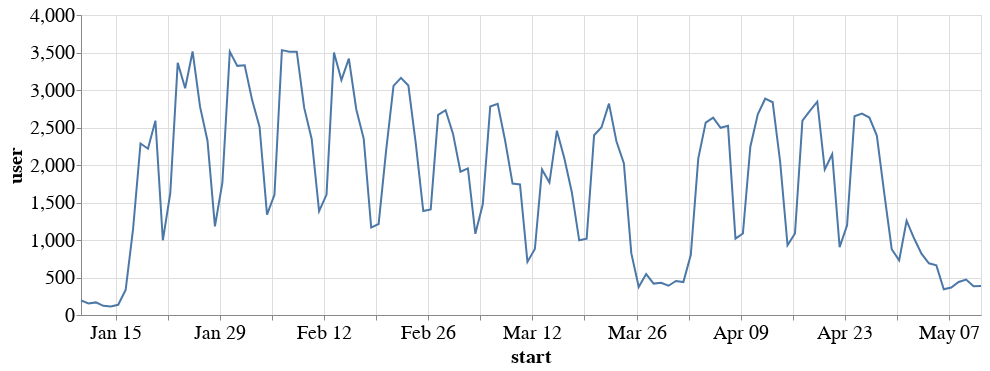

Notebook code cell kept with this figure:
### Code cell
alt.Chart(daily_active_users, width=900).mark_line().encode(
    x='start',
    y='user'
)

### Figure 1 — Vega-Lite specification as saved in the notebook (floating-point values rounded to 4 significant figures)
{"config": {"axis": {"labelFontSize": 20, "titleFontSize": 20}}, "data": {"name": "data-47a4f1361e1f12437f11b0f12c0ab631"}, "mark": {"type": "line"}, "encoding": {"x": {"field": "start", "type": "temporal"}, "y": {"field": "user", "type": "quantitative"}}, "width": 900, "$schema": "https://vega.github.io/schema/vega-lite/v5.8.0.json", "datasets": {"data-47a4f1361e1f12437f11b0f12c0ab631": [{"start": "2023-01-10T00:00:00-08:00", "user": 196}, {"start": "2023-01-11T00:00:00-08:00", "user": 154}, {"start": "2023-01-12T00:00:00-08:00", "user": 168}, {"start": "2023-01-13T00:00:00-08:00", "user": 122}, {"start": "2023-01-14T00:00:00-08:00", "user": 114}, {"start": "2023-01-15T00:00:00-08:00", "user": 136}, {"start": "2023-01-16T00:00:00-08:00", "user": 333}, {"start": "2023-01-17T00:00:00-08:00", "user": 1148}, {"start": "2023-01-18T00:00:00-08:00", "user": 2287}, {"start": "2023-01-19T00:00:00-08:00", "user": 2217}, {"start": "2023-01-20T00:00:00-08:00", "user": 2591}, {"start": "2023-01-21T00:00:00-08:00", "user": 996}, {"start": "2023-01-22T00:00:00-08:00", "user": 1626}, {"start": "2023-01-23T00:00:00-08:00", "user": 3363}, {"start": "2023-01-24T00:00:00-08:00", "user": 3024}, {"start": "2023-01-25T00:00:00-08:00", "user": 3514}, {"start": "2023-01-26T00:00:00-08:00", "user": 2778}, {"start": "2023-01-27T00:00:00-08:00", "user": 2323}, {"start": "2023-01-28T00:00:00-08:00", "user": 1182}, {"start": "2023-01-29T00:00:00-08:00", "user": 1766}, {"start": "2023-01-30T00:00:00-08:00", "user": 3512}, {"start": "2023-01-31T00:00:00-08:00", "user": 3322}, {"start": "2023-02-01T00:00:00-08:00", "user": 3330}, {"start": "2023-02-02T00:00:00-08:00", "user": 2865}, {"start": "2023-02-03T00:00:00-08:00", "user": 2507}, {"start": "2023-02-04T00:00:00-08:00", "user": 1339}, {"start": "2023-02-05T00:00:00-08:00", "user": 1602}, {"start": "2023-02-06T00:00:00-08:00", "user": 3532}, {"start": "2023-02-07T00:00:00-08:00", "user": 3511}, {"start": "2023-02-08T00:00:00-08:00", "user": 3511}, {"start": "2023-02-09T00:00:00-08:00", "user": 2761}, {"start": "2023-02-10T00:00:00-08:00", "user": 2348}, {"start": "2023-02-11T00:00:00-08:00", "user": 1383}, {"start": "2023-02-12T00:00:00-08:00", "user": 1605}, {"start": "2023-02-13T00:00:00-08:00", "user": 3499}, {"start": "2023-02-14T00:00:00-08:00", "user": 3132}, {"start": "2023-02-15T00:00:00-08:00", "user": 3419}, {"start": "2023-02-16T00:00:00-08:00", "user": 2740}, {"start": "2023-02-17T00:00:00-08:00", "user": 2349}, {"start": "2023-02-18T00:00:00-08:00", "user": 1166}, {"start": "2023-02-19T00:00:00-08:00", "user": 1213}, {"start": "2023-02-20T00:00:00-08:00", "user": 2184}, {"start": "2023-02-21T00:00:00-08:00", "user": 3055}, {"start": "2023-02-22T00:00:00-08:00", "user": 3162}, {"start": "2023-02-23T00:00:00-08:00", "user": 3060}, {"start": "2023-02-24T00:00:00-08:00", "user": 2281}, {"start": "2023-02-25T00:00:00-08:00", "user": 1386}, {"start": "2023-02-26T00:00:00-08:00", "user": 1408}, {"start": "2023-02-27T00:00:00-08:00", "user": 2668}, {"start": "2023-02-28T00:00:00-08:00", "user": 2730}, {"start": "2023-03-01T00:00:00-08:00", "user": 2415}, {"start": "2023-03-02T00:00:00-08:00", "user": 1910}, {"start": "2023-03-03T00:00:00-08:00", "user": 1954}, {"start": "2023-03-04T00:00:00-08:00", "user": 1082}, {"start": "2023-03-05T00:00:00-08:00", "user": 1476}, {"start": "2023-03-06T00:00:00-08:00", "user": 2780}, {"start": "2023-03-07T00:00:00-08:00", "user": 2815}, {"start": "2023-03-08T00:00:00-08:00", "user": 2327}, {"start": "2023-03-09T00:00:00-08:00", "user": 1752}, {"start": "2023-03-10T00:00:00-08:00", "user": 1741}, {"start": "2023-03-11T00:00:00-08:00", "user": 708}, {"start": "2023-03-12T00:00:00-08:00", "user": 880}, {"start": "2023-03-13T00:00:00-07:00", "user": 1939}, {"start": "2023-03-14T00:00:00-07:00", "user": 1766}, {"start": "2023-03-15T00:00:00-07:00", "user": 2458}, {"start": "2023-03-16T00:00:00-07:00", "user": 2090}, {"start": "2023-03-17T00:00:00-07:00", "user": 1641}, {"start": "2023-03-18T00:00:00-07:00", "user": 996}, {"start": "2023-03-19T00:00:00-07:00", "user": 1017}, {"start": "2023-03-20T00:00:00-07:00", "user": 2397}, {"start": "2023-03-21T00:00:00-07:00", "user": 2504}, {"start": "2023-03-22T00:00:00-07:00", "user": 2819}, {"start": "2023-03-23T00:00:00-07:00", "user": 2316}, {"start": "2023-03-24T00:00:00-07:00", "user": 2024}, {"start": "2023-03-25T00:00:00-07:00", "user": 825}, {"start": "2023-03-26T00:00:00-07:00", "user": 373}, {"start": "2023-03-27T00:00:00-07:00", "user": 545}, {"start": "2023-03-28T00:00:00-07:00", "user": 419}, {"start": "2023-03-29T00:00:00-07:00", "user": 430}, {"start": "2023-03-30T00:00:00-07:00", "user": 390}, {"start": "2023-03-31T00:00:00-07:00", "user": 453}, {"start": "2023-04-01T00:00:00-07:00", "user": 439}, {"start": "2023-04-02T00:00:00-07:00", "user": 803}, {"start": "2023-04-03T00:00:00-07:00", "user": 2086}, {"start": "2023-04-04T00:00:00-07:00", "user": 2565}, {"start": "2023-04-05T00:00:00-07:00", "user": 2631}, {"start": "2023-04-06T00:00:00-07:00", "user": 2496}, {"start": "2023-04-07T00:00:00-07:00", "user": 2522}, {"start": "2023-04-08T00:00:00-07:00", "user": 1019}, {"start": "2023-04-09T00:00:00-07:00", "user": 1086}, {"start": "2023-04-10T00:00:00-07:00", "user": 2243}, {"start": "2023-04-11T00:00:00-07:00", "user": 2677}, {"start": "2023-04-12T00:00:00-07:00", "user": 2884}, {"start": "2023-04-13T00:00:00-07:00", "user": 2837}, {"start": "2023-04-14T00:00:00-07:00", "user": 2049}, {"start": "2023-04-15T00:00:00-07:00", "user": 929}, {"start": "2023-04-16T00:00:00-07:00", "user": 1087}, {"start": "2023-04-17T00:00:00-07:00", "user": 2592}, {"start": "2023-04-18T00:00:00-07:00", "user": 2722}, {"start": "2023-04-19T00:00:00-07:00", "user": 2844}, {"start": "2023-04-20T00:00:00-07:00", "user": 1942}, {"start": "2023-04-21T00:00:00-07:00", "user": 2144}, {"start": "2023-04-22T00:00:00-07:00", "user": 905}, {"start": "2023-04-23T00:00:00-07:00", "user": 1195}, {"start": "2023-04-24T00:00:00-07:00", "user": 2650}, {"start": "2023-04-25T00:00:00-07:00", "user": 2686}, {"start": "2023-04-26T00:00:00-07:00", "user": 2633}, {"start": "2023-04-27T00:00:00-07:00", "user": 2392}, {"start": "2023-04-28T00:00:00-07:00", "user": 1621}, {"start": "2023-04-29T00:00:00-07:00", "user": 877}, {"start": "2023-04-30T00:00:00-07:00", "user": 728}, {"start": "2023-05-01T00:00:00-07:00", "user": 1257}, {"start": "2023-05-02T00:00:00-07:00", "user": 1023}, {"start": "2023-05-03T00:00:00-07:00", "user": 818}, {"start": "2023-05-04T00:00:00-07:00", "user": 689}, {"start": "2023-05-05T00:00:00-07:00", "user": 662}, {"start": "2023-05-06T00:00:00-07:00", "user": 344}, {"start": "2023-05-07T00:00:00-07:00", "user": 366}, {"start": "2023-05-08T00:00:00-07:00", "user": 440}, {"start": "2023-05-09T00:00:00-07:00", "user": 473}, {"start": "2023-05-10T00:00:00-07:00", "user": 385}, {"start": "2023-05-11T00:00:00-07:00", "user": 386}]}}
